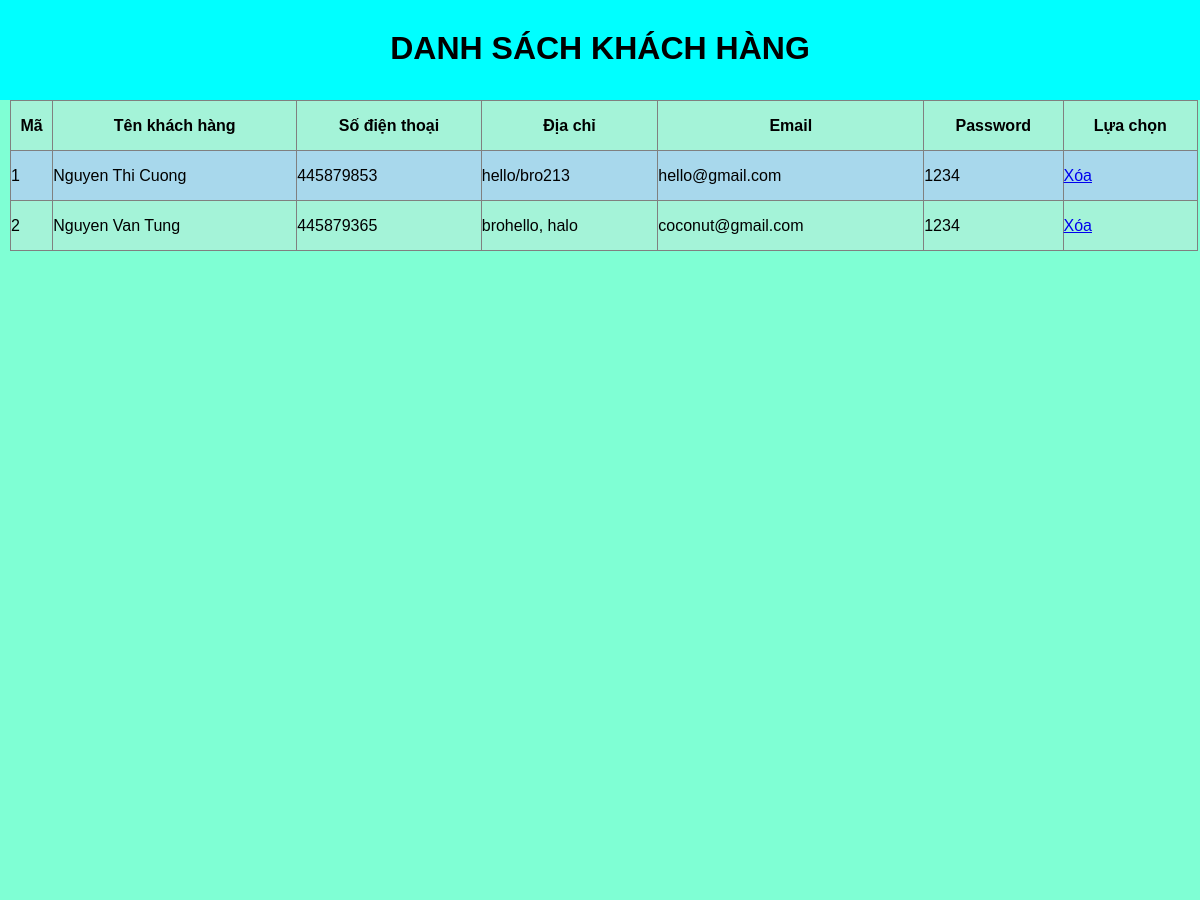
Before: /admin/customer/list.php with the older database file.
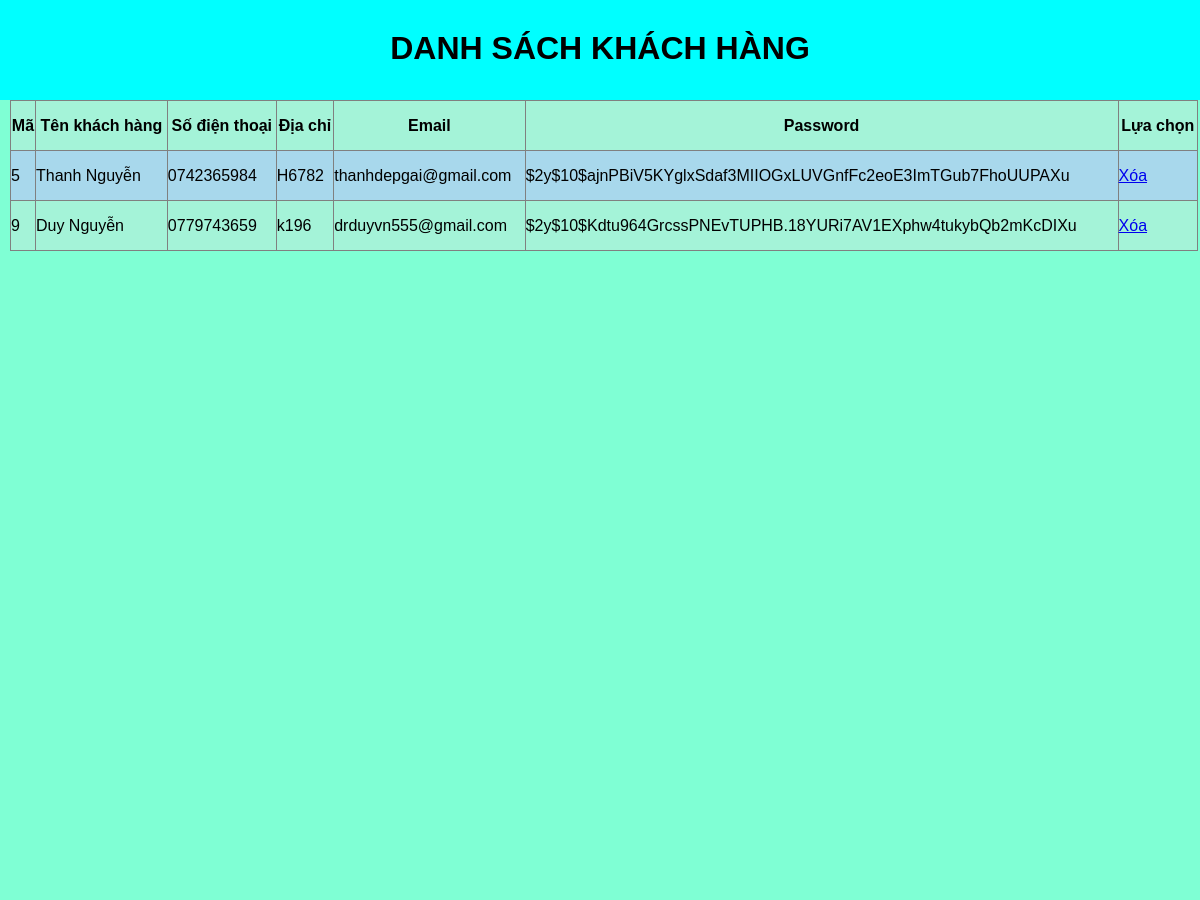
After: the same page with the newer database file.
### tables this page shows
CREATE TABLE `khachhang` (
  `id` int(11) NOT NULL,
  `tenKh` varchar(100) DEFAULT NULL,
  `sdt` char(11) DEFAULT NULL,
  `diaChi` varchar(100) DEFAULT NULL,
  `email` varchar(100) DEFAULT NULL,
  `password` char(255) DEFAULT NULL
);

### admin/customer/list.php (the view, shortened to what this page needs)
<!DOCTYPE html>
<html lang="en">
<head>
    <link rel="stylesheet" href="./style/list.css">
</head>
<body>
<header>
        <h1>DANH SÁCH KHÁCH HÀNG</h1>
    </header>
<?php
    require_once("../../sql/connect.php");
    $sql = "select * from khachhang";
    $result = mysqli_query($connect, $sql);
?>
    <div class = "container">
        <table border="1" style="border-collapse: collapse;">
            <tr>
                <th>Mã</th>
                <th>Tên khách hàng</th>
                <th>Số điện thoại</th>
                <th>Địa chỉ</th>
                <th>Email</th>
                <th>Password</th>
                <th>Lựa chọn</th>
            </tr>
        <?php
            while($row = mysqli_fetch_assoc($result))
            {
        ?>
            <tr>
                <td><?php echo $row["id"]; ?></td>
                <td><?php echo $row["tenKh"]; ?></td>
                <td><?php echo $row["sdt"]; ?></td>
                <td><?php echo $row["diaChi"]; ?></td>
                <td><?php echo $row["email"]; ?></td>
                <td><?php echo $row["password"]; ?></td>
                <td><a href="delete.php?key=<?php echo $row['id']; ?>"
                    onclick="return confirm('Bạn có đồng ý xóa không?')">Xóa</a></td>
            </tr>
        <?php
            }
        ?>
        </table>
    </div>
</body>
</html>

Changed rows visible on the page:
removed khachhang: id "1", tenKh "Nguyen Thi Cuong", sdt "445879853", diaChi "hello/bro213", email "hello@gmail.com", password "1234"
removed khachhang: id "2", tenKh "Nguyen Van Tung", sdt "445879365", diaChi "brohello, halo", email "coconut@gmail.com", password "1234"
added khachhang: id "5", tenKh "Thanh Nguyễn", sdt "0742365984", diaChi "H6782", email "thanhdepgai@gmail.com", password "$2y$10$ajnPBiV5KYglxSdaf3MIIOGxLUVGnfFc2eoE3ImTGub7FhoUUPAXu"
added khachhang: id "9", tenKh "Duy Nguyễn", sdt "0779743659", diaChi "k196", email "drduyvn555@gmail.com", password "$2y$10$Kdtu964GrcssPNEvTUPHB.18YURi7AV1EXphw4tukybQb2mKcDIXu"
